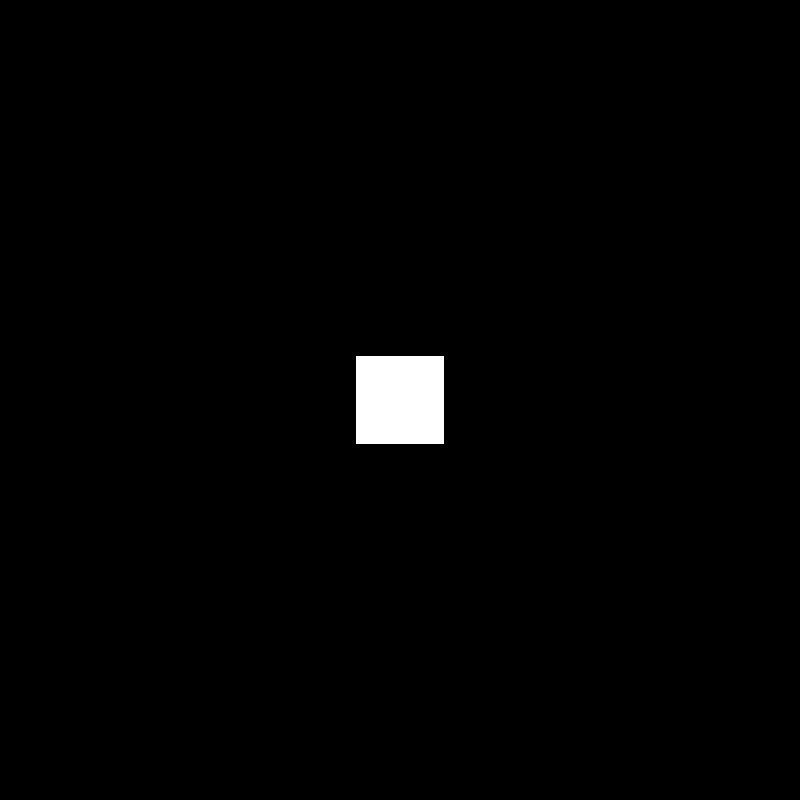
Frame 1 (no input)
Frame 60 (no input): identical to frame 1, image omitted
Frame 120 (the mouse pressed at the canvas centre since frame 60): identical to frame 1, image omitted

The p5.js sketch that drew this single still picture (run headless with seeded random() and noise() and a simulated clock; from frame 60 on, the mouse is pressed at the canvas centre):

// p5.js sketch
// ── sketch.js
var draw, particles, setup, tex;

tex = void 0;

particles = [];

setup = function() {
  createCanvas(800, 800);
  noSmooth();
  tex = createImage(9, 9);
  return particles.push(new Particle(floor(tex.width / 2), floor(tex.height / 2), true));
};

draw = function() {
  var i, len, particle;
  background(0);
  tex.loadPixels();
  for (i = 0, len = particles.length; i < len; i++) {
    particle = particles[i];
    tex.set(particle.x, particle.y, color(255));
  }
  tex.updatePixels();
  push();
  scale(width / tex.width, height / tex.height);
  image(tex, 0, 0);
  return pop();
};

// ── particle.js
var Particle;

Particle = (function() {
  function Particle(x, y, stuck) {
    this.x = x;
    this.y = y;
    this.stuck = stuck;
  }

  return Particle;

})();
